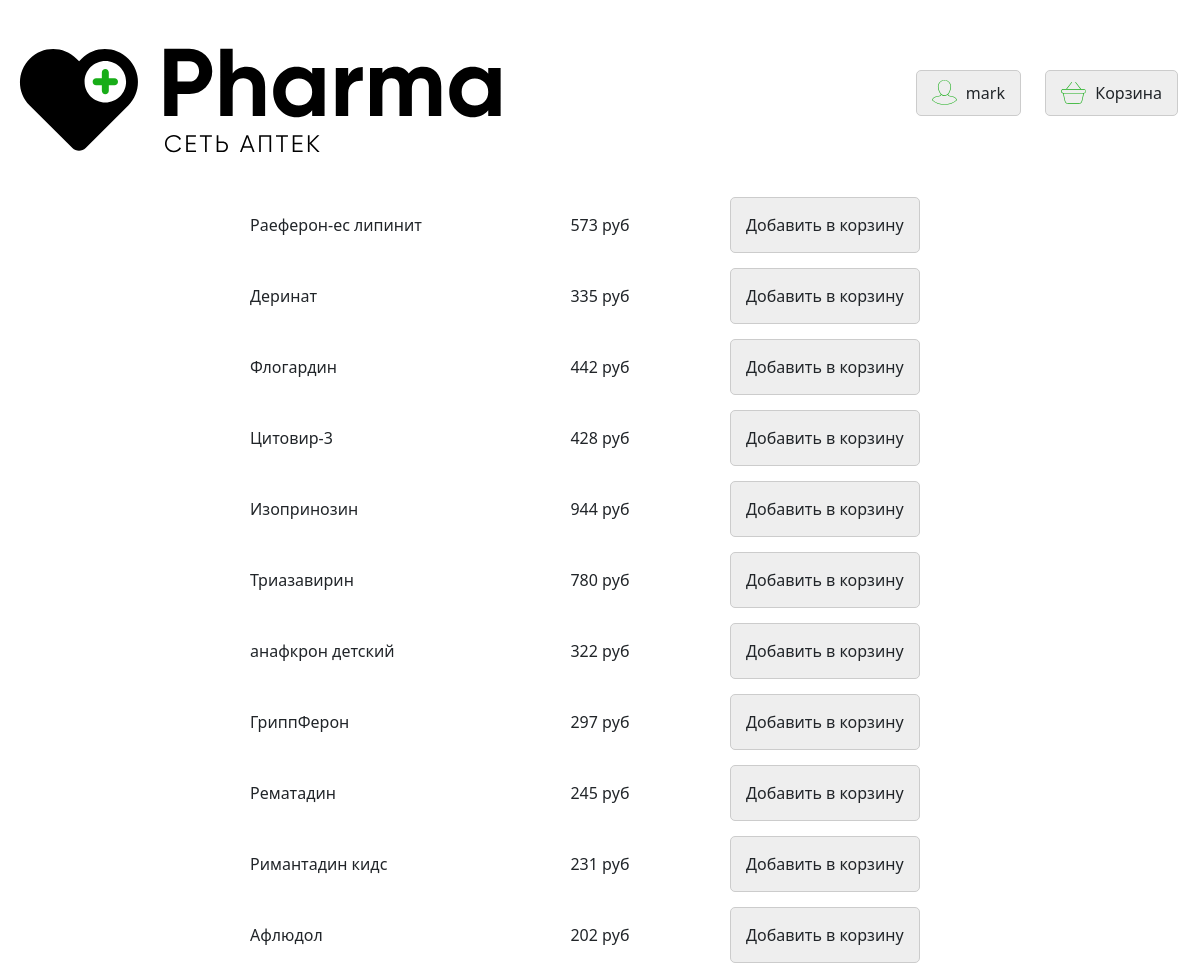
Page /antiviral (signed in) on the committed database.
### data/users.py (models this page shows, shortened)
class User(SqlAlchemyBase, UserMixin):
    __tablename__ = 'users'
    id = sqlalchemy.Column(sqlalchemy.Integer,
                           primary_key=True, autoincrement=True)
    name = sqlalchemy.Column(sqlalchemy.String, nullable=True)
    email = sqlalchemy.Column(sqlalchemy.String,
                              index=True, unique=True, nullable=True)
    hashed_password = sqlalchemy.Column(sqlalchemy.String, nullable=True)

### data/antiviral_menu.py (models this page shows)
class Antiviral(SqlAlchemyBase):
    __tablename__ = 'antivirals'
    id = sqlalchemy.Column(sqlalchemy.Integer,
                           primary_key=True, autoincrement=True)
    title = sqlalchemy.Column(sqlalchemy.String, unique=True, nullable=True)
    price = sqlalchemy.Column(sqlalchemy.INT, nullable=True)

### main.py (the view)
@app.route('/antiviral')
def antiviral_assortiment():
    db_sess = db_session.create_session()
    menu = db_sess.query(Antiviral)
    return render_template("antiviral_menu.html", menu=menu)

### data/db_session.py (called while the page is built)
def create_session() -> Session:
    global __factory
    return __factory()

### main.py (called while the page is built)
@login_manager.user_loader
def load_user(user_id):
    db_sess = db_session.create_session()
    return db_sess.query(User).get(user_id)

### templates/antiviral_menu.html (shortened to what this page needs)
{% extends "header.html" %}
{% block head %}
    <link href="https://cdn.jsdelivr.net/npm/bootstrap@5.1.3/dist/css/bootstrap.min.css" rel="stylesheet"
>
    <link href="{{ url_for('static', filename='css/crown.css') }}" rel="stylesheet">
    <link href="{{ url_for('static', filename='css/header.css') }}" rel="stylesheet">
    <link href="{{ url_for('static', filename='css/catalog.css') }}" rel="stylesheet">
{% endblock %}
{% block header_button %}
    {% if current_user.is_authenticated %}
        <a href="http://127.0.0.1:8080/logout" class="header__button">
            <img src="{{ url_for('static', filename='img/user.svg') }}">
           {{ current_user.name }}
        </a>
        <a href="http://127.0.0.1:8080/basket" class="header__button">
            <img src="{{ url_for('static', filename='img/basket.svg') }}">
            Корзина
        </a>
    {% else %}
        <a href="http://127.0.0.1:8080/login" class="header__button">Вход</a>
        <a href="http://127.0.0.1:8080/registration" class="header__button">Регистрация
        </a>
    {% endif %}
{% endblock %}
{% block unheader %}
    <div class="catalog">
        {% for item in menu %}
            <div class="flex flex_align_center">
                <div class=" flex flex_column catalog_item">
                    {{ item.title }}<br>
                </div>
                <div class="catalog_item flex flex_center">
                    {{ item.price }} руб<br>
                </div>
                <div class="catalog_item flex flex_align_center">
                    {% if current_user.is_authenticated %}
                        <a href="/add_basket/antiviral/{{ item.title }}_{{ item.price }}" class="button__item_h">
                            Добавить в корзину
                        </a>
                    {% else %}
                        <button  class="button__item" disabled class="button__item">
                            Добавить в корзину
                        </button>
                    {% endif %}
                </div>
            </div>
        {% endfor %}
    </div>
{% endblock %}

### static/css/crown.css (style rules this page uses)
a { color: inherit; text-decoration: none; background: transparent; }
.flex { display: -webkit-flex; display: flex; }
.flex_align_center { align-items: center; }
.flex_center { justify-content: center; }
.flex_column { flex-direction: column; }

### static/css/header.css (style rules this page uses)
.header__button { display: inline-block; margin: 0 10px 15px; border-radius: 5px; border: 1px solid #ccc; background-color: #eee; padding: 10px 15px; text-align: center; }
.header__button img { width: 25px; height: auto; margin-right: 5px; margin-top: -9px; margin-bottom: -5px; }

### static/css/catalog.css (style rules this page uses)
.catalog { padding-top: 30px; }
.catalog_item { width: calc(20% - 20px); margin: 0 10px 15px; }
.button__item_h { display: block; border-radius: 5px; border: 1px solid #ccc; background-color: #eee; padding: 15px 15px; text-align: center; }

### rows in the picture
User: name "mark"
Antiviral: title "Раеферон-ес липинит", price "573"
Antiviral: title "Деринат", price "335"
Antiviral: title "Флогардин", price "442"
Antiviral: title "Цитовир-3", price "428"
Antiviral: title "Изопринозин", price "944"
Antiviral: title "Триазавирин", price "780"
Antiviral: title "анафкрон детский", price "322"
Antiviral: title "ГриппФерон", price "297"
Antiviral: title "Рематадин", price "245"
Antiviral: title "Римантадин кидс", price "231"
Antiviral: title "Афлюдол", price "202"
